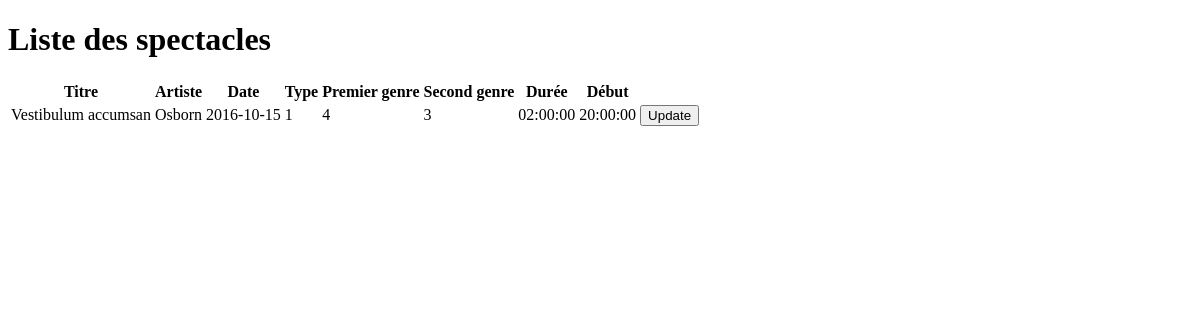
The page /shows.php on the database as committed earlier.
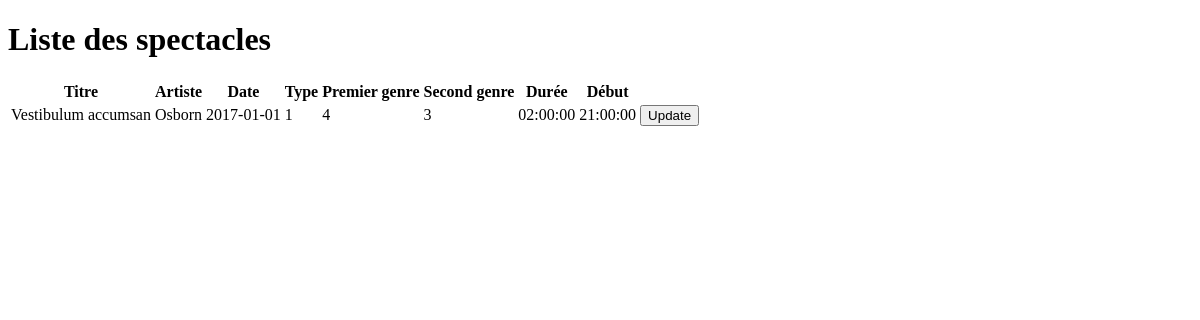
The same page on the database as committed later.
### tables this page shows
CREATE TABLE `shows` (
  `id` smallint(5) UNSIGNED NOT NULL,
  `title` varchar(45) NOT NULL,
  `performer` varchar(45) NOT NULL,
  `date` date NOT NULL,
  `showTypesId` smallint(5) UNSIGNED NOT NULL,
  `firstGenresId` smallint(5) UNSIGNED NOT NULL,
  `secondGenreId` smallint(5) UNSIGNED NOT NULL,
  `duration` time NOT NULL,
  `startTime` time NOT NULL
);

### shows.php (the view, shortened to what this page needs)
<?php
include('./config.php');
try {
    $statement = $pdo->query("SELECT * FROM shows WHERE id = 1");
    $shows = [];
    while ($row = $statement->fetch(PDO::FETCH_ASSOC)) {
      $shows[] = $row;
    }
  } catch (PDOException $error) {
    print_r($error->getMessage());
  }
?>
<!DOCTYPE html>
<html lang="en">
<head>
</head>
<body>
<h1>Liste des spectacles</h1>
  <table>
    <thead>
      <tr>
        <th>
          Titre
        </th>
        <th>
          Artiste
        </th>
        <th>
          Date
        </th>
        <th>
          Type
        </th>
        <th>
         Premier genre
        </th>
        <th>
         Second genre
        </th>
        <th>
         Durée
        </th>
        <th>
          Début
        </th>
      </tr>
    </thead>
    <tbody>
        <?php
        foreach ($shows as $show) {
        ?>
        <form action="./update_show.php" method="POST">
          <tr>
            <td><?php echo $show['title'] ?></td>
            <td><?php echo $show['performer'] ?></td>
            <td><?php echo $show['date'] ?></td>
            <td><?php echo $show['showTypesId'] ?></td>
            <td><?php echo $show['firstGenresId'] ?></td>
            <td><?php echo $show['secondGenreId'] ?></td>
            <td><?php echo $show['duration'] ?></td>
            <td><?php echo $show['startTime'] ?></td>
            <td> <input type="submit" name="update" value="Update">
            </td>
        </tr>
      </form>
    <?php }
    ?>
    </tbody>
  </table>
</body>
</html>

Rows that differ between the two databases and show on the page:
changed shows "Vestibulum accumsan": date "2016-10-15" → "2017-01-01"; startTime "20:00:00" → "21:00:00"
